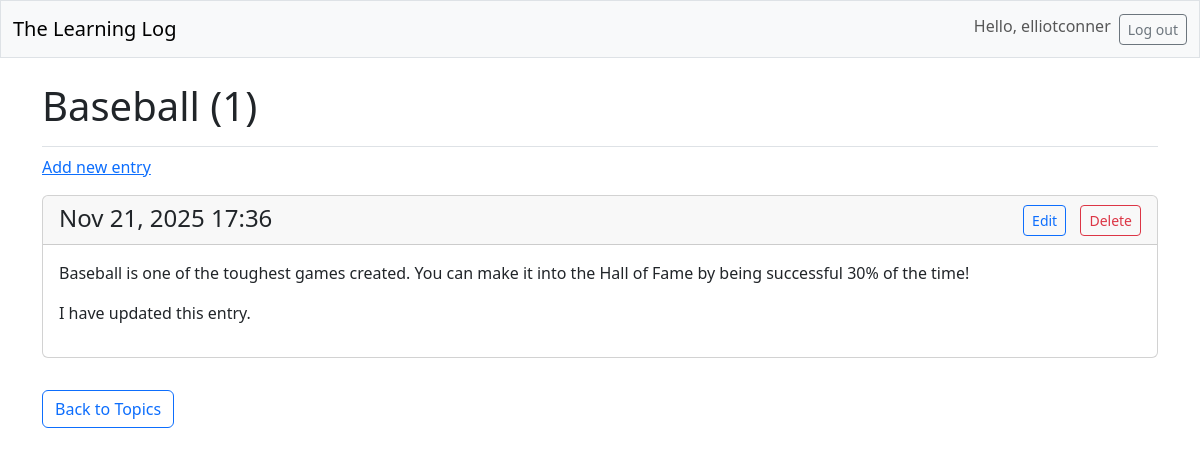
The page /topics/3/ (signed in) on the database its author committed.
### learning_logs/models.py (models this page shows, shortened)
class Topic(models.Model):
    text = models.CharField(max_length=200)
    date_added = models.DateTimeField(auto_now_add=True)
    owner = models.ForeignKey(User, on_delete=models.CASCADE)

class Entry(models.Model):
    topic = models.ForeignKey(Topic, on_delete=models.CASCADE)
    text = models.TextField()
    date_added = models.DateTimeField(auto_now_add=True)
    class Meta:
        verbose_name_plural = 'entries'

### learning_logs/views.py (the view)
# urls.py: path('topics/<int:topic_id>/', views.topic, name='topic'),
@login_required
def topic(request, topic_id):
    topic = Topic.objects.get(id=topic_id)
    entries = topic.entry_set.order_by('date_added')
    context = {'topic': topic, 'entries': entries}
    return render(request, 'learning_logs/topic.html', context)

### learning_logs/templates/learning_logs/topic.html
{% extends 'learning_logs/base.html' %}
{% block page_header %}
  <h1>
      {{ topic.text }}
      {% if entries.count > 0 %}
        ({{ entries.count }})
      {% endif %}
  </h1>
{% endblock page_header %}
{% block content %}
  <p>
      <a href="{% url 'learning_logs:new_entry' topic.id %}">Add new entry</a>
  </p>
  {% for entry in entries %}
    <div class="card mb-3">
        <h4 class="card-header d-flex justify-content-between align-center-items">
          <span> {{ entry.date_added|date:'M d, Y H:i' }}</span>
          <span>
              <a href="{% url 'learning_logs:edit_entry' entry.id %}" class="btn btn-sm btn-outline-primary me-2">Edit</a>
              <a href="{% url 'learning_logs:delete_entry' entry.id %}" class="btn btn-sm btn-outline-danger"
                 onclick="return confirm('Are you sure you want to delete this entry?');">Delete</a>
          </span>
        </h4>
        <div class="card-body">{{ entry.text|linebreaks }}</div>
    </div>
  {% empty %}
    <p>There are no entries for this topic yet.</p>
  {% endfor %}
  <a href="{% url 'learning_logs:topics' %}" class="btn btn-outline-primary mt-3">
  Back to Topics
  </a>
{% endblock content %}

### learning_logs/templates/learning_logs/base.html (shortened to what this page needs)
<!doctype html>
<html lang="en">
<head>
    {% load django_bootstrap5 %}
    {% bootstrap_css %}
</head>
<body>
  <nav class="navbar navbar-expand-md navbar-light bg-light mb-4 border">
      <div class="container-fluid">
          <a class="navbar-brand" href="{% url 'learning_logs:index' %}">
              The Learning Log</a>
          <div class="collapse navbar-collapse" id="navbarCollapse">
              <ul class="navbar-nav ms-auto mb-2 mb-md-0">
                  {% if user.is_authenticated %}
                    <li class="nav-item">
                      <span class="navbar-text me-2">Hello, {{ user.username }}</span>
                    </li>
                    <li class="nav-item">
                      <form action="{% url 'accounts:logout' %}" method="post" class="d-inline">
                          <button name="submit" class="btn btn-outline-secondary btn-sm">Log out</button>
                      </form>
                    </li>
                  {% endif %}
              </ul>
          </div>
      </div>
  </nav>
  <main class="container">
      <div class="pb-2 mb-2 border-bottom">
          {% block page_header %}{% endblock page_header %}
      </div>
      <div>
          {% block content %}{% endblock content %}
      </div>
  </main>
</body>
</html>

### rows shown on the page
Topic: text "Baseball"
Entry: date_added "Nov 21, 2025 17:36", text "Baseball is one of the toughest games created. You can make it into the Hall of Fame by being successful 30% of the time! I have updated this entry."

### other values the page prints
{{ user.username }} "elliotconner"
{{ entries.count }} "1"
